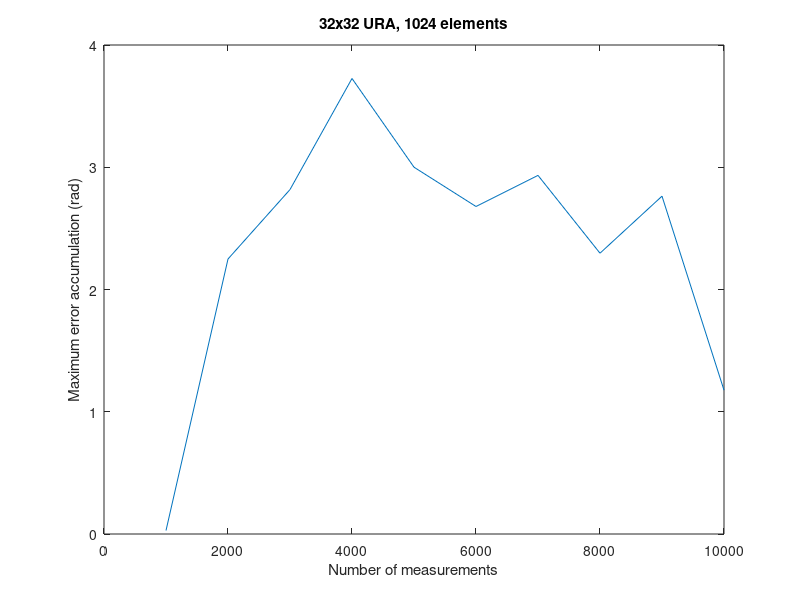

Write the MATLAB code that produced this figure.
% x = exp(1j*pi*rand(100,1))
% angle(mean(x))
% angle(mean(real(x)) + 1j*mean(imag(x)))
rng(0);
offset = 0.6; % [-pi:0.2:pi];
N = 100000;  % number of measurements
M = 32;     % antenna size
path_ang = -45+90*rand(N,1);
% ensure no wrapping around 2*pi
rel_phase_adj_ant = exp(1j*pi*sin(pi*path_ang/180)); 
% accumulation works (averaging over real and imaginary parts individually)
est_err_adj_ant = angle(mean(real(rel_phase_adj_ant)) + 1j*mean(imag(rel_phase_adj_ant)));
max_err = est_err_adj_ant*(M-1);

Nmeas = [1e3:1e3:1e4];
max_errr_plot = zeros(1,length(Nmeas));
for ii=1:length(Nmeas)
    x = rel_phase_adj_ant(1:Nmeas(ii));
    x2 = angle(mean(real(x)) + 1j*mean(imag(x)));
    max_errr_plot(ii) = x2*(2*M-1);
end
figure; plot(Nmeas, abs(max_errr_plot)); 
xlabel("Number of measurements");
ylabel("Maximum error accumulation (rad)");
title("32x32 URA, 1024 elements");